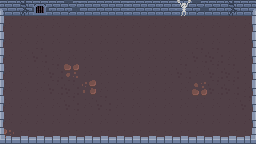

A level layout from a 2D game, rendered from its tile map. Below: a short description, then the map file with its tile-grid data intact:
An orthogonal 16x9 tile map with 16x16 px tiles, 2 tile layers (back, walls).

<map version="1.2" tiledversion="1.3.1" orientation="orthogonal" renderorder="right-down" compressionlevel="0" width="16" height="9" tilewidth="16" tileheight="16" infinite="0" nextlayerid="3" nextobjectid="1">
 <tileset firstgid="1" source="full tilemap.tsx" />
 <layer id="1" name="back" width="16" height="9">
  <data encoding="csv">
43,54,53,44,52,43,44,45,43,45,45,43,52,44,54,45,
33,33,33,33,33,33,33,33,33,33,33,33,33,33,33,33,
33,33,33,33,33,33,33,33,33,33,33,33,33,33,33,33,
33,33,24,33,33,33,33,33,33,33,33,33,24,24,33,33,
33,33,33,24,23,33,33,33,33,33,33,24,33,24,24,33,
33,33,33,24,24,31,33,33,33,33,33,33,32,24,24,33,
33,33,33,33,24,33,24,33,33,33,33,33,33,33,33,24,
33,33,33,33,33,33,33,33,33,33,33,33,33,33,33,33,
30,33,33,33,33,33,33,33,33,33,33,33,33,33,33,33
</data>
 </layer>
 <layer id="2" name="walls" width="16" height="9">
  <data encoding="csv">
40,0,0,0,0,0,0,0,0,0,0,14,0,0,0,41,
49,0,0,0,0,0,0,0,0,0,0,0,0,0,0,50,
49,0,0,0,0,0,0,0,0,0,0,0,0,0,0,50,
49,0,0,0,0,0,0,0,0,0,0,0,0,0,0,50,
49,0,0,0,0,0,0,0,0,0,0,0,0,0,0,50,
49,0,0,0,0,0,0,0,0,0,0,0,0,0,0,50,
49,0,0,0,0,0,0,0,0,0,0,0,0,0,0,50,
49,0,0,0,0,0,0,0,0,0,0,0,0,0,0,50,
65,66,66,66,66,66,66,66,66,66,66,66,66,66,66,69
</data>
 </layer>
</map>
